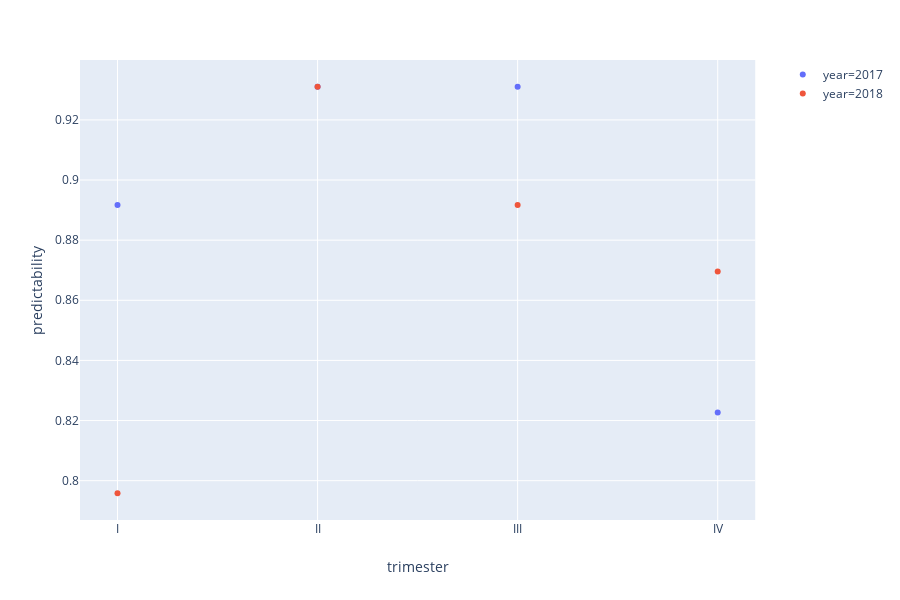

The code cell stored with this chart in its notebook:
### Markdown cell above
### Localidades with higher predictability values

### Code cell
df_localidad = df_prediction[df_prediction["localidad"] == "CIUDAD BOLIVAR"]
fig = px.scatter(df_localidad, x="trimester", y="predictability",color="year")
fig.show()

### Figure 1 — Plotly figure (JSON) as saved in the notebook; plotly's stock layout.template omitted (floating-point values rounded to 4 significant figures)
{"data": [{"hoverlabel": {"namelength": 0}, "hovertemplate": "year=2017<br>trimester=%{x}<br>predictability=%{y}", "legendgroup": "year=2017", "marker": {"color": "#636efa", "symbol": "circle"}, "mode": "markers", "name": "year=2017", "showlegend": true, "type": "scatter", "x": ["I", "II", "III", "IV"], "xaxis": "x", "y": ["0.8916629297252742", "0.9310305249493941", "0.9310305249493941", "0.8226934546746683"], "yaxis": "y"}, {"hoverlabel": {"namelength": 0}, "hovertemplate": "year=2018<br>trimester=%{x}<br>predictability=%{y}", "legendgroup": "year=2018", "marker": {"color": "#EF553B", "symbol": "circle"}, "mode": "markers", "name": "year=2018", "showlegend": true, "type": "scatter", "x": ["I", "II", "III", "IV"], "xaxis": "x", "y": ["0.7958175042062052", "0.9310305249493941", "0.8916629297252742", "0.8695854787902478"], "yaxis": "y"}], "layout": {"height": 600, "legend": {"tracegroupgap": 0}, "margin": {"t": 60}, "xaxis": {"anchor": "y", "domain": [0, 0.98], "title": {"text": "trimester"}}, "yaxis": {"anchor": "x", "domain": [0, 1], "title": {"text": "predictability"}}}}
